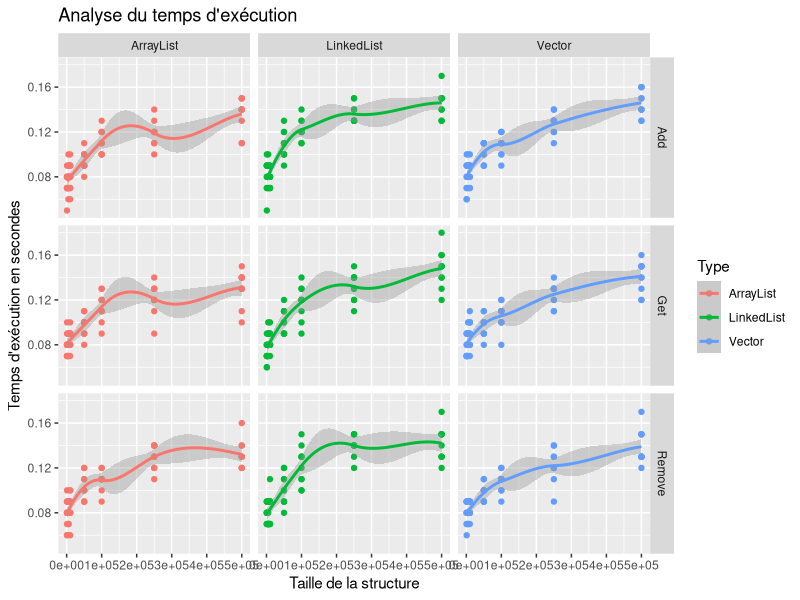
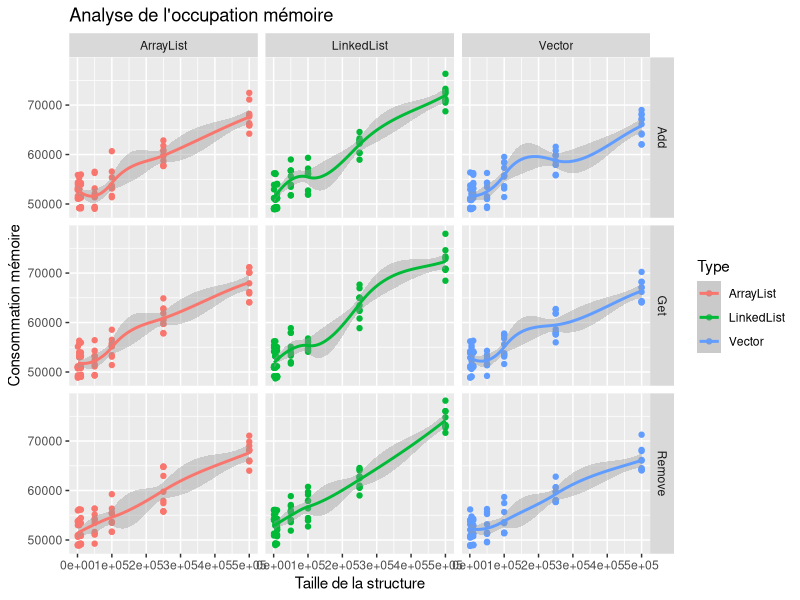
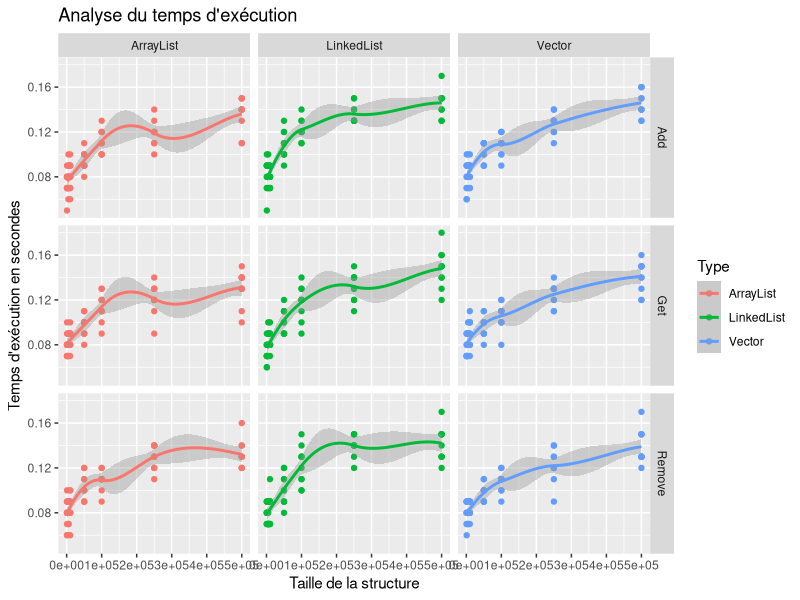
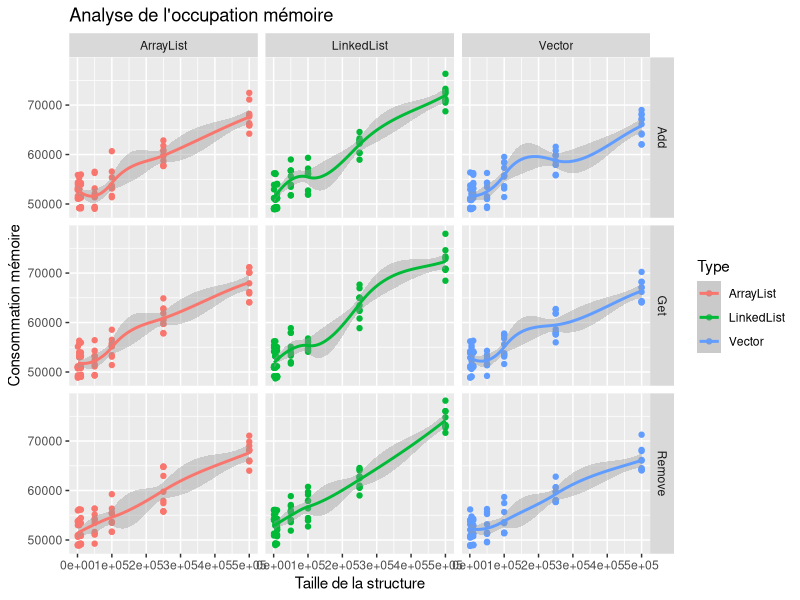

Generate these figures, in order, with R:
#!/usr/bin/Rscript --slave

library(ggplot2)

result <- read.table("./res.dat", header = TRUE)

ggplot(result, aes(x=TailleStructure, y=Time, colour=Type)) + geom_point() + geom_smooth() + facet_grid(Methode ~ Type) + xlab("Taille de la structure") + ylab("Temps d'exécution en secondes") + labs(linetype="Type de structure") + ggtitle("Analyse du temps d'exécution")
ggsave("temps.png")

ggplot(result, aes(x=TailleStructure, y=Memory, colour=Type)) + geom_point() + geom_smooth() + facet_grid(Methode ~ Type) + xlab("Taille de la structure") + ylab("Consommation mémoire") + labs(linetype="Type de structure") + ggtitle("Analyse de l'occupation mémoire")
ggsave("memoire.png")
